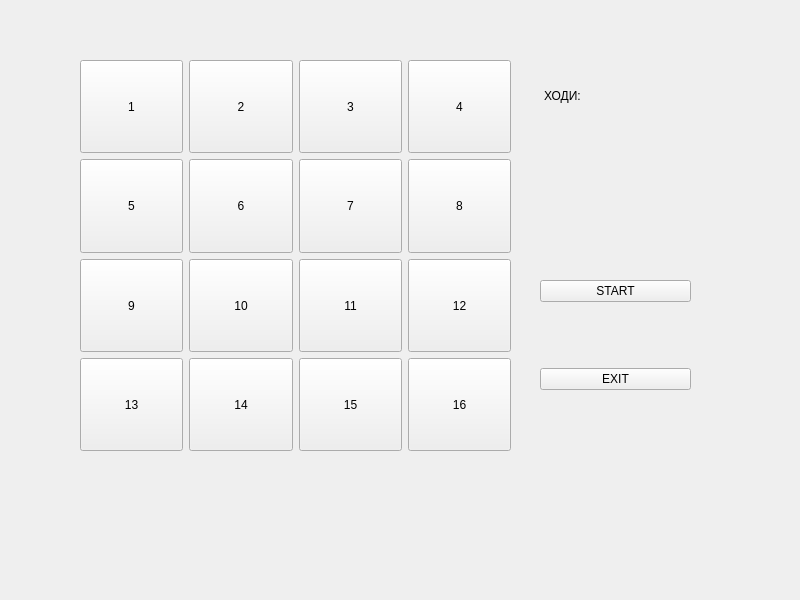
<?xml version="1.0" encoding="UTF-8"?>
<ui version="4.0">
 <class>Game</class>
 <widget class="QMainWindow" name="Game">
  <property name="geometry">
   <rect>
    <x>0</x>
    <y>0</y>
    <width>800</width>
    <height>600</height>
   </rect>
  </property>
  <property name="windowTitle">
   <string>MainWindow</string>
  </property>
  <widget class="QWidget" name="centralwidget">
   <widget class="QWidget" name="gridLayoutWidget">
    <property name="geometry">
     <rect>
      <x>80</x>
      <y>60</y>
      <width>431</width>
      <height>391</height>
     </rect>
    </property>
    <property name="sizePolicy">
     <sizepolicy hsizetype="Preferred" vsizetype="Preferred">
      <horstretch>0</horstretch>
      <verstretch>0</verstretch>
     </sizepolicy>
    </property>
    <layout class="QGridLayout" name="gridLayout_2">
     <item row="0" column="2">
      <widget class="QPushButton" name="pushButton_21">
       <property name="sizePolicy">
        <sizepolicy hsizetype="Preferred" vsizetype="Preferred">
         <horstretch>0</horstretch>
         <verstretch>0</verstretch>
        </sizepolicy>
       </property>
       <property name="text">
        <string>3</string>
       </property>
      </widget>
     </item>
     <item row="1" column="0">
      <widget class="QPushButton" name="pushButton_23">
       <property name="sizePolicy">
        <sizepolicy hsizetype="Preferred" vsizetype="Preferred">
         <horstretch>0</horstretch>
         <verstretch>0</verstretch>
        </sizepolicy>
       </property>
       <property name="text">
        <string>5</string>
       </property>
      </widget>
     </item>
     <item row="1" column="2">
      <widget class="QPushButton" name="pushButton_25">
       <property name="sizePolicy">
        <sizepolicy hsizetype="Preferred" vsizetype="Preferred">
         <horstretch>0</horstretch>
         <verstretch>0</verstretch>
        </sizepolicy>
       </property>
       <property name="text">
        <string>7</string>
       </property>
      </widget>
     </item>
     <item row="0" column="3">
      <widget class="QPushButton" name="pushButton_22">
       <property name="sizePolicy">
        <sizepolicy hsizetype="Preferred" vsizetype="Preferred">
         <horstretch>0</horstretch>
         <verstretch>0</verstretch>
        </sizepolicy>
       </property>
       <property name="text">
        <string>4</string>
       </property>
      </widget>
     </item>
     <item row="2" column="1">
      <widget class="QPushButton" name="pushButton_28">
       <property name="sizePolicy">
        <sizepolicy hsizetype="Preferred" vsizetype="Preferred">
         <horstretch>0</horstretch>
         <verstretch>0</verstretch>
        </sizepolicy>
       </property>
       <property name="text">
        <string>10</string>
       </property>
      </widget>
     </item>
     <item row="2" column="3">
      <widget class="QPushButton" name="pushButton_30">
       <property name="sizePolicy">
        <sizepolicy hsizetype="Preferred" vsizetype="Preferred">
         <horstretch>0</horstretch>
         <verstretch>0</verstretch>
        </sizepolicy>
       </property>
       <property name="text">
        <string>12</string>
       </property>
      </widget>
     </item>
     <item row="3" column="0">
      <widget class="QPushButton" name="pushButton_31">
       <property name="sizePolicy">
        <sizepolicy hsizetype="Preferred" vsizetype="Preferred">
         <horstretch>0</horstretch>
         <verstretch>0</verstretch>
        </sizepolicy>
       </property>
       <property name="text">
        <string>13</string>
       </property>
      </widget>
     </item>
     <item row="3" column="1">
      <widget class="QPushButton" name="pushButton_32">
       <property name="sizePolicy">
        <sizepolicy hsizetype="Preferred" vsizetype="Preferred">
         <horstretch>0</horstretch>
         <verstretch>0</verstretch>
        </sizepolicy>
       </property>
       <property name="text">
        <string>14</string>
       </property>
      </widget>
     </item>
     <item row="2" column="0">
      <widget class="QPushButton" name="pushButton_27">
       <property name="sizePolicy">
        <sizepolicy hsizetype="Preferred" vsizetype="Preferred">
         <horstretch>0</horstretch>
         <verstretch>0</verstretch>
        </sizepolicy>
       </property>
       <property name="text">
        <string>9</string>
       </property>
      </widget>
     </item>
     <item row="3" column="2">
      <widget class="QPushButton" name="pushButton_33">
       <property name="sizePolicy">
        <sizepolicy hsizetype="Preferred" vsizetype="Preferred">
         <horstretch>0</horstretch>
         <verstretch>0</verstretch>
        </sizepolicy>
       </property>
       <property name="text">
        <string>15</string>
       </property>
      </widget>
     </item>
     <item row="1" column="1">
      <widget class="QPushButton" name="pushButton_24">
       <property name="sizePolicy">
        <sizepolicy hsizetype="Preferred" vsizetype="Preferred">
         <horstretch>0</horstretch>
         <verstretch>0</verstretch>
        </sizepolicy>
       </property>
       <property name="text">
        <string>6</string>
       </property>
      </widget>
     </item>
     <item row="1" column="3">
      <widget class="QPushButton" name="pushButton_26">
       <property name="sizePolicy">
        <sizepolicy hsizetype="Preferred" vsizetype="Preferred">
         <horstretch>0</horstretch>
         <verstretch>0</verstretch>
        </sizepolicy>
       </property>
       <property name="text">
        <string>8</string>
       </property>
      </widget>
     </item>
     <item row="3" column="3">
      <widget class="QPushButton" name="pushButton_34">
       <property name="sizePolicy">
        <sizepolicy hsizetype="Preferred" vsizetype="Preferred">
         <horstretch>0</horstretch>
         <verstretch>0</verstretch>
        </sizepolicy>
       </property>
       <property name="text">
        <string>16</string>
       </property>
      </widget>
     </item>
     <item row="0" column="1">
      <widget class="QPushButton" name="pushButton_20">
       <property name="sizePolicy">
        <sizepolicy hsizetype="Preferred" vsizetype="Preferred">
         <horstretch>0</horstretch>
         <verstretch>0</verstretch>
        </sizepolicy>
       </property>
       <property name="text">
        <string>2</string>
       </property>
      </widget>
     </item>
     <item row="0" column="0">
      <widget class="QPushButton" name="pushButton_19">
       <property name="sizePolicy">
        <sizepolicy hsizetype="Preferred" vsizetype="Preferred">
         <horstretch>0</horstretch>
         <verstretch>0</verstretch>
        </sizepolicy>
       </property>
       <property name="text">
        <string>1</string>
       </property>
      </widget>
     </item>
     <item row="2" column="2">
      <widget class="QPushButton" name="pushButton_29">
       <property name="sizePolicy">
        <sizepolicy hsizetype="Preferred" vsizetype="Preferred">
         <horstretch>0</horstretch>
         <verstretch>0</verstretch>
        </sizepolicy>
       </property>
       <property name="text">
        <string>11</string>
       </property>
      </widget>
     </item>
    </layout>
   </widget>
   <widget class="QLabel" name="label">
    <property name="geometry">
     <rect>
      <x>544</x>
      <y>70</y>
      <width>141</width>
      <height>51</height>
     </rect>
    </property>
    <property name="text">
     <string>ХОДИ:</string>
    </property>
   </widget>
   <widget class="QWidget" name="">
    <property name="geometry">
     <rect>
      <x>540</x>
      <y>220</y>
      <width>151</width>
      <height>231</height>
     </rect>
    </property>
    <layout class="QGridLayout" name="gridLayout">
     <item row="0" column="0">
      <widget class="QPushButton" name="pushButton">
       <property name="text">
        <string>START</string>
       </property>
      </widget>
     </item>
     <item row="1" column="0">
      <widget class="QPushButton" name="pushButton_18">
       <property name="text">
        <string>EXIT</string>
       </property>
      </widget>
     </item>
    </layout>
   </widget>
  </widget>
 </widget>
 <resources/>
 <connections/>
</ui>
